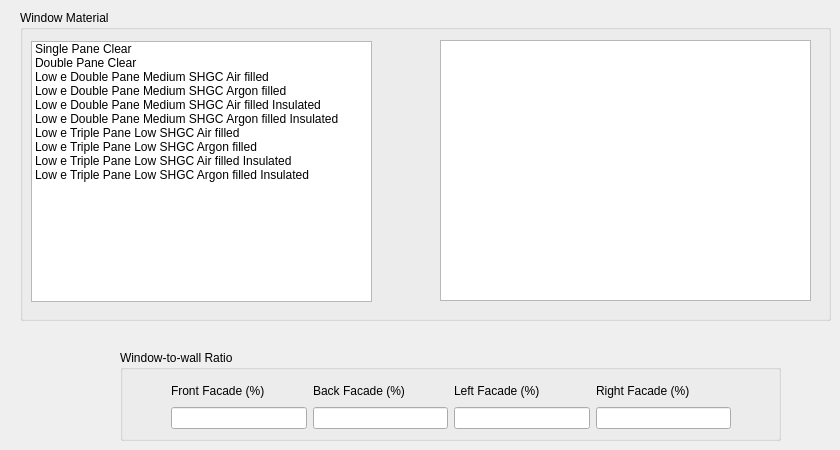
      <widget class="QWidget" name="tab_9">
       <attribute name="title">
        <string>Windows</string>
       </attribute>
       <widget class="QGroupBox" name="groupBox_10">
        <property name="geometry">
         <rect>
          <x>20</x>
          <y>10</y>
          <width>811</width>
          <height>311</height>
         </rect>
        </property>
        <property name="title">
         <string>Window Material</string>
        </property>
        <widget class="QGraphicsView" name="ShowWindowMaterial">
         <property name="geometry">
          <rect>
           <x>420</x>
           <y>30</y>
           <width>371</width>
           <height>261</height>
          </rect>
         </property>
        </widget>
        <widget class="QListWidget" name="WindowMaterial">
         <property name="geometry">
          <rect>
           <x>11</x>
           <y>31</y>
           <width>341</width>
           <height>261</height>
          </rect>
         </property>
         <item>
          <property name="text">
           <string>Single Pane Clear</string>
          </property>
         </item>
         <item>
          <property name="text">
           <string>Double Pane Clear</string>
          </property>
         </item>
         <item>
          <property name="text">
           <string>Low e Double Pane Medium SHGC Air filled</string>
          </property>
         </item>
         <item>
          <property name="text">
           <string>Low e Double Pane Medium SHGC Argon filled</string>
          </property>
         </item>
         <item>
          <property name="text">
           <string>Low e Double Pane Medium SHGC Air filled Insulated</string>
          </property>
         </item>
         <item>
          <property name="text">
           <string>Low e Double Pane Medium SHGC Argon filled Insulated</string>
          </property>
         </item>
         <item>
          <property name="text">
           <string>Low e Triple Pane Low SHGC Air filled</string>
          </property>
         </item>
         <item>
          <property name="text">
           <string>Low e Triple Pane Low SHGC Argon filled</string>
          </property>
         </item>
         <item>
          <property name="text">
           <string>Low e Triple Pane Low SHGC Air filled Insulated</string>
          </property>
         </item>
         <item>
          <property name="text">
           <string>Low e Triple Pane Low SHGC Argon filled Insulated</string>
          </property>
         </item>
        </widget>
       </widget>
       <widget class="QGroupBox" name="groupBox_12">
        <property name="geometry">
         <rect>
          <x>120</x>
          <y>350</y>
          <width>661</width>
          <height>91</height>
         </rect>
        </property>
        <property name="title">
         <string>Window-to-wall Ratio</string>
        </property>
        <widget class="QWidget" name="layoutWidget">
         <property name="geometry">
          <rect>
           <x>51</x>
           <y>30</y>
           <width>560</width>
           <height>49</height>
          </rect>
         </property>
         <layout class="QHBoxLayout" name="horizontalLayout_7">
          <item>
           <layout class="QHBoxLayout" name="horizontalLayout_10">
            <item>
             <layout class="QVBoxLayout" name="verticalLayout_19">
              <item>
               <widget class="QLabel" name="label_21">
                <property name="text">
                 <string>Front Facade (%)</string>
                </property>
               </widget>
              </item>
              <item>
               <widget class="QLineEdit" name="WWR_Front"/>
              </item>
             </layout>
            </item>
            <item>
             <layout class="QVBoxLayout" name="verticalLayout_20">
              <item>
               <widget class="QLabel" name="label_24">
                <property name="text">
                 <string>Back Facade (%)</string>
                </property>
               </widget>
              </item>
              <item>
               <widget class="QLineEdit" name="WWR_Back"/>
              </item>
             </layout>
            </item>
           </layout>
          </item>
          <item>
           <layout class="QHBoxLayout" name="horizontalLayout_11">
            <item>
             <layout class="QVBoxLayout" name="verticalLayout_22">
              <item>
               <widget class="QLabel" name="label_23">
                <property name="text">
                 <string>Left Facade (%)</string>
                </property>
               </widget>
              </item>
              <item>
               <widget class="QLineEdit" name="WWR_Left"/>
              </item>
             </layout>
            </item>
            <item>
             <layout class="QVBoxLayout" name="verticalLayout_23">
              <item>
               <widget class="QLabel" name="label_22">
                <property name="text">
                 <string>Right Facade (%)</string>
                </property>
               </widget>
              </item>
              <item>
               <widget class="QLineEdit" name="WWR_Right"/>
              </item>
             </layout>
            </item>
           </layout>
          </item>
         </layout>
        </widget>
       </widget>
      </widget>
